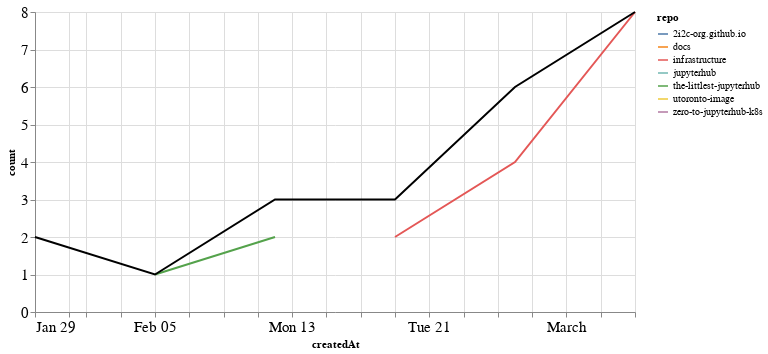

The cell this chart's notebook holds for it:
### Markdown cell above
### PRs

### Code cell
prs_time = prs.groupby('repo').resample('W', on='createdAt').count()['author'].reset_index()
prs_time = prs_time.rename(columns={'author': 'count'})
prs_time_total = prs_time.groupby('createdAt').agg({"count": "sum"}).reset_index()

ch1 = alt.Chart(prs_time, width=600).mark_line().encode(
    x='createdAt',
    y='count',
    color='repo',
    tooltip="repo"
)

ch2 = alt.Chart(prs_time_total, width=600).mark_line(color="black").encode(
    x='createdAt',
    y='count',
)

ch1 + ch2

### Figure 1 — Vega-Lite specification as saved in the notebook (floating-point values rounded to 4 significant figures)
{"config": {"axisLeft": {"labelFontSize": 15}, "axisBottom": {"labelFontSize": 15}}, "layer": [{"data": {"name": "data-59eecea691e9cc73a48b1e46980548b9"}, "mark": "line", "encoding": {"color": {"field": "repo", "type": "nominal"}, "tooltip": {"field": "repo", "type": "nominal"}, "x": {"field": "createdAt", "type": "temporal"}, "y": {"field": "count", "type": "quantitative"}}, "width": 600}, {"data": {"name": "data-a73c3e6dc6c480db8e64800cdc419f87"}, "mark": {"type": "line", "color": "black"}, "encoding": {"x": {"field": "createdAt", "type": "temporal"}, "y": {"field": "count", "type": "quantitative"}}, "width": 600}], "$schema": "https://vega.github.io/schema/vega-lite/v4.17.0.json", "datasets": {"data-59eecea691e9cc73a48b1e46980548b9": [{"repo": "2i2c-org.github.io", "createdAt": "2023-02-12T00:00:00", "count": 1}, {"repo": "docs", "createdAt": "2023-02-26T00:00:00", "count": 1}, {"repo": "infrastructure", "createdAt": "2023-02-19T00:00:00", "count": 2}, {"repo": "infrastructure", "createdAt": "2023-02-26T00:00:00", "count": 4}, {"repo": "infrastructure", "createdAt": "2023-03-05T00:00:00", "count": 8}, {"repo": "jupyterhub", "createdAt": "2023-02-19T00:00:00", "count": 1}, {"repo": "the-littlest-jupyterhub", "createdAt": "2023-02-05T00:00:00", "count": 1}, {"repo": "the-littlest-jupyterhub", "createdAt": "2023-02-12T00:00:00", "count": 2}, {"repo": "utoronto-image", "createdAt": "2023-02-26T00:00:00", "count": 1}, {"repo": "zero-to-jupyterhub-k8s", "createdAt": "2023-01-29T00:00:00", "count": 2}], "data-a73c3e6dc6c480db8e64800cdc419f87": [{"createdAt": "2023-01-29T00:00:00", "count": 2}, {"createdAt": "2023-02-05T00:00:00", "count": 1}, {"createdAt": "2023-02-12T00:00:00", "count": 3}, {"createdAt": "2023-02-19T00:00:00", "count": 3}, {"createdAt": "2023-02-26T00:00:00", "count": 6}, {"createdAt": "2023-03-05T00:00:00", "count": 8}]}}
